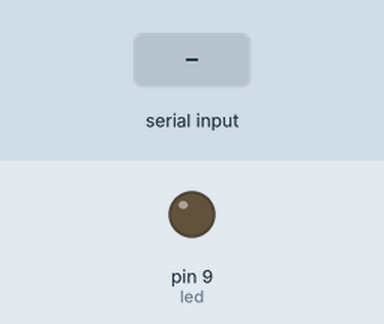
This sketch was run on a simulated Arduino Uno, built with avr-gcc and run on an emulated ATmega328P. On the bench: output pins drawn as LEDs (lit = HIGH). The inputs (shaded band) are chosen by the test bench.

Above: at 1.2 s.
1.3 s: "e90\n" received over Serial
2.8 s: "i90\n" received over Serial
At 3.1 s:
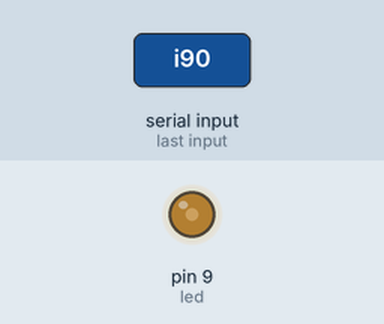
4.3 s: byte 101 ('e') received over Serial
At 5.3 s:
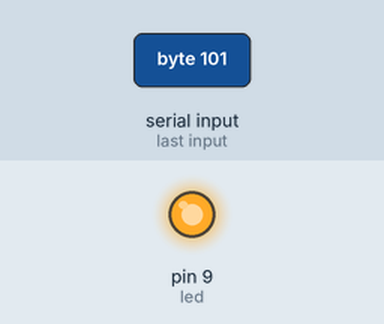
5.8 s: byte 105 ('i') received over Serial
At 7.1 s:
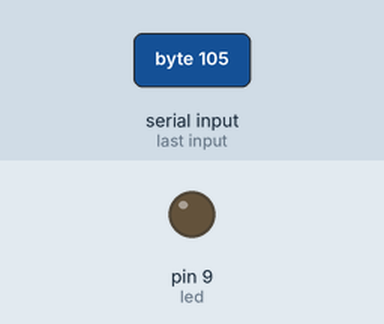
Timing chart, 0 to 8.8 s (numbered marks = the images above; inputs shaded):
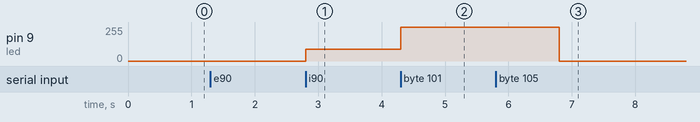

Measured:
- after the input at 2.8 s, pin 9 (led): 0/255 → 90/255 at once
- after the input at 4.3 s, pin 9 (led): 90/255 → 255/255 at once
- after the input at 5.8 s, pin 9 (led): 255/255 → 0/255 after 1.0 s

The sketch:

IntensidadTres.ino
```cpp
byte intensidad;
int led = 9;
char evento;
//String salidaI;

void setup() {
 Serial.begin(9600);
 pinMode(led, OUTPUT);
}

void loop() {
  if(Serial.available()>0){
    evento = Serial.read();
    //String receivedString = Serial.readStringUntil('\n');
    if(evento == 'e'){
      digitalWrite(led, HIGH);
    } else if (evento == 'i'){
      String receivedString = Serial.readStringUntil('\n');
      //while (evento == 'i'){
      int intensidad = receivedString.toInt(); //convertir string a int
      if(intensidad >=0 && intensidad <= 255){
        analogWrite(led, intensidad);
      }
      /*if(salidaI<10){
            c = c + "00" + salidaI;
        } else if(salidaI < 100){
            d = d + "0" + salidaI;
        } else{
            u = u + salidaI;
        }
     /* delay(20);
      c = Serial.read();
      delay(20);
      d = Serial.read();
      delay(20);
      u= Serial.read();*/
      /*t=(100*c)+(10*d)+u;

      analogWrite(led, t);
      //break;
      //}*/
    } else {
      digitalWrite(led, LOW);
    }
  }

}
```
